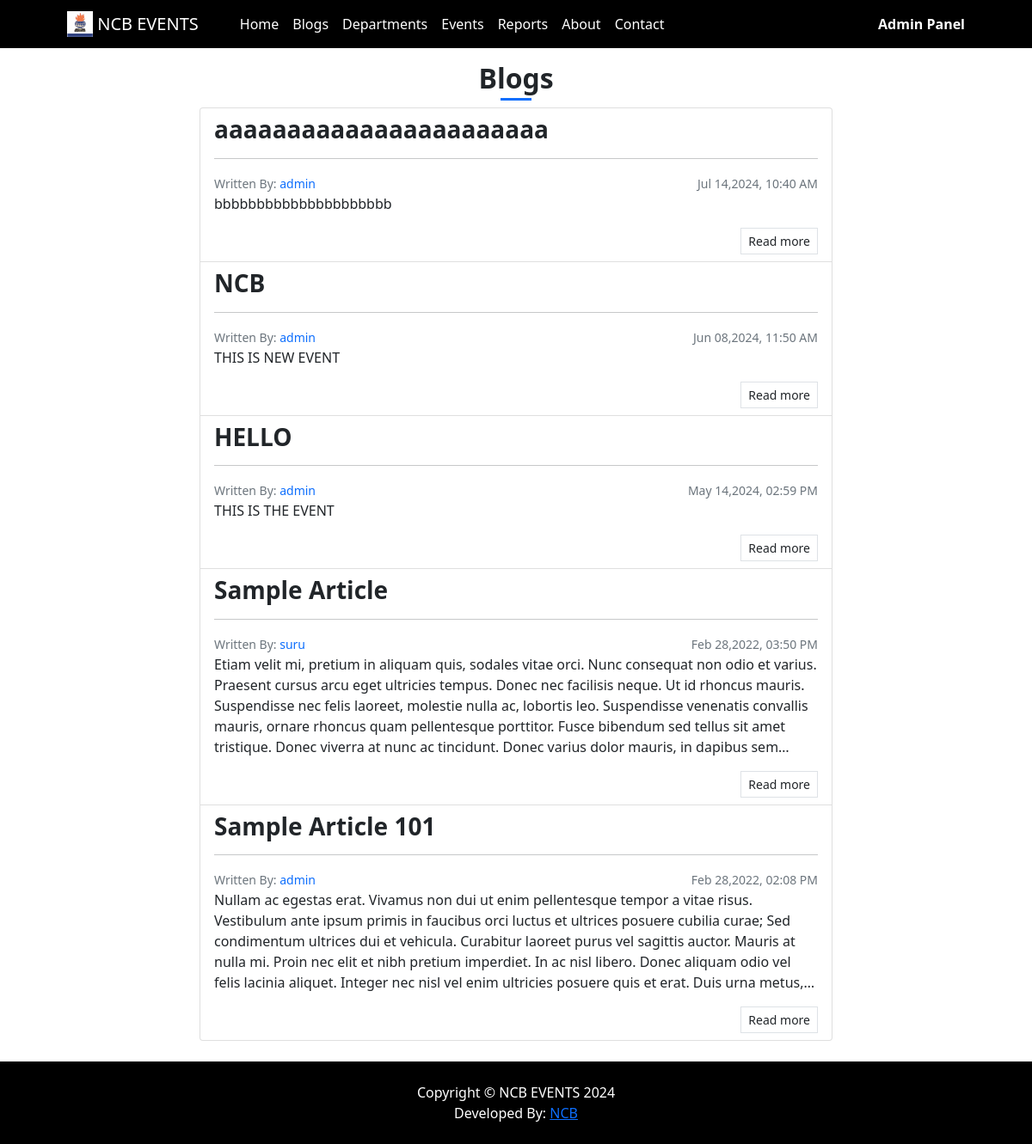
The app's page /?p=blogs with its own data.
### tables this page shows
CREATE TABLE `article_list` (
  `id` int(30) NOT NULL,
  `title` text NOT NULL,
  `short_description` text NOT NULL,
  `content_path` text DEFAULT NULL,
  `status` tinyint(1) NOT NULL DEFAULT 1,
  `delete_flag` tinyint(1) NOT NULL DEFAULT 0,
  `user_id` int(30) DEFAULT NULL,
  `date_created` datetime NOT NULL DEFAULT current_timestamp(),
  `date_updated` datetime DEFAULT NULL ON UPDATE current_timestamp()
);

CREATE TABLE `users` (
  `id` int(50) NOT NULL,
  `firstname` varchar(250) NOT NULL,
  `lastname` varchar(250) NOT NULL,
  `username` text NOT NULL,
  `password` text NOT NULL,
  `avatar` text DEFAULT NULL,
  `last_login` datetime DEFAULT NULL,
  `department` varchar(50) NOT NULL,
  `type` tinyint(1) NOT NULL DEFAULT 0,
  `date_added` datetime NOT NULL DEFAULT current_timestamp(),
  `date_updated` datetime DEFAULT NULL ON UPDATE current_timestamp()
);

### blogs/index.php (the view, shortened to what this page needs)
<div class="content py-3">
    <div class="container">
        <div class="row">
            <div class="col-lg-8 col-md-8 col-sm-12 col-xs-12">
                <h2 class="text-center font-weight-bolder m-0">Blogs</h2>
                <center><hr class="border-primary bg-primary my-1" style="width:3vw;height:3px;opacity:1"></center>
                <div class="my-2 list-group">
                    <?php
                    $blogs = $conn->query("SELECT a.*,u.username as writer FROM `article_list` a inner join users u on a.user_id = u.id where a.delete_flag = 0 and a.`status` = 1 order by unix_timestamp(a.date_created) desc");
                    while($row = $blogs->fetch_assoc()):
                    ?>
                    <div class="list-group-item">
                        <h3><b><?= $row['title'] ?></b></h3>
                        <hr>
                        <div class="row">
                            <div class="col-md-6">
                                <small class="text-muted">Written By: <span class="text-primary"><?= $row['writer'] ?></span></small>
                            </div>
                            <div class="col-md-6 text-right">
                                <small class="text-muted"><?= date("M d,Y, h:i A",strtotime($row['date_created'])) ?></small>
                            </div>
                        </div>
                        <p class="truncate-5"><?= $row['short_description'] ?></p>
                        <div class="text-right">
                            <a href="./?p=blogs/view_blog&id=<?= $row['id'] ?>" class="btn btn-default border btn-flat btn-sm">Read more</a>
                        </div>
                    </div>
                    <?php endwhile; ?>
                </div>
            </div>
        </div>
    </div>
</div>

### records on screen
article_list: title "aaaaaaaaaaaaaaaaaaaaaaa", user.username "admin", date_created "Jul 14,2024, 10:40 AM", short_description "bbbbbbbbbbbbbbbbbbbbb"
article_list: title "NCB", user.username "admin", date_created "Jun 08,2024, 11:50 AM", short_description "THIS IS NEW EVENT"
article_list: title "HELLO", user.username "admin", date_created "May 14,2024, 02:59 PM", short_description "THIS IS THE EVENT"
article_list: title "Sample Article", user.username "suru", date_created "Feb 28,2022, 03:50 PM", short_description "Etiam velit mi, pretium in aliquam quis, sodales vitae orci. Nunc consequat non odio et varius. Praesent cursus arcu eget ultricies tempus. Donec nec facilisis neque. Ut id rhoncus mauris. Suspendisse nec felis laoreet, molestie nulla ac, lobortis leo. Suspendisse venenatis convallis mauris, ornare rhoncus quam pellentesque porttitor. Fusce bibendum sed tellus sit amet tristique. Donec viverra at nunc ac tincidunt. Donec varius dolor mauris, in dapibus…"
article_list: title "Sample Article 101", user.username "admin", date_created "Feb 28,2022, 02:08 PM", short_description "Nullam ac egestas erat. Vivamus non dui ut enim pellentesque tempor a vitae risus. Vestibulum ante ipsum primis in faucibus orci luctus et ultrices posuere cubilia curae; Sed condimentum ultrices dui et vehicula. Curabitur laoreet purus vel sagittis auctor. Mauris at nulla mi. Proin nec elit et nibh pretium imperdiet. In ac nisl libero. Donec aliquam odio vel felis lacinia aliquet. Integer nec nisl vel enim ultricies posuere quis et erat. Duis urna…"

### other values on screen
$_settings->info('short_name') "NCB EVENTS"
